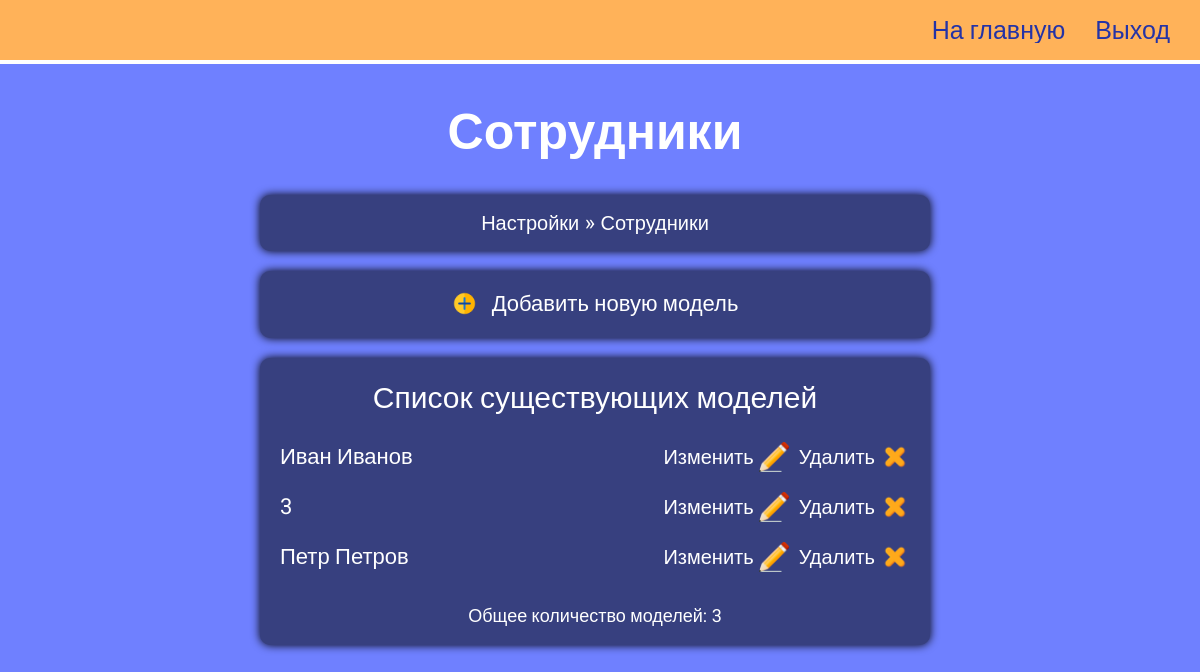
The page /XujpR4pC/change-employee/ (signed in) on the database as committed earlier.
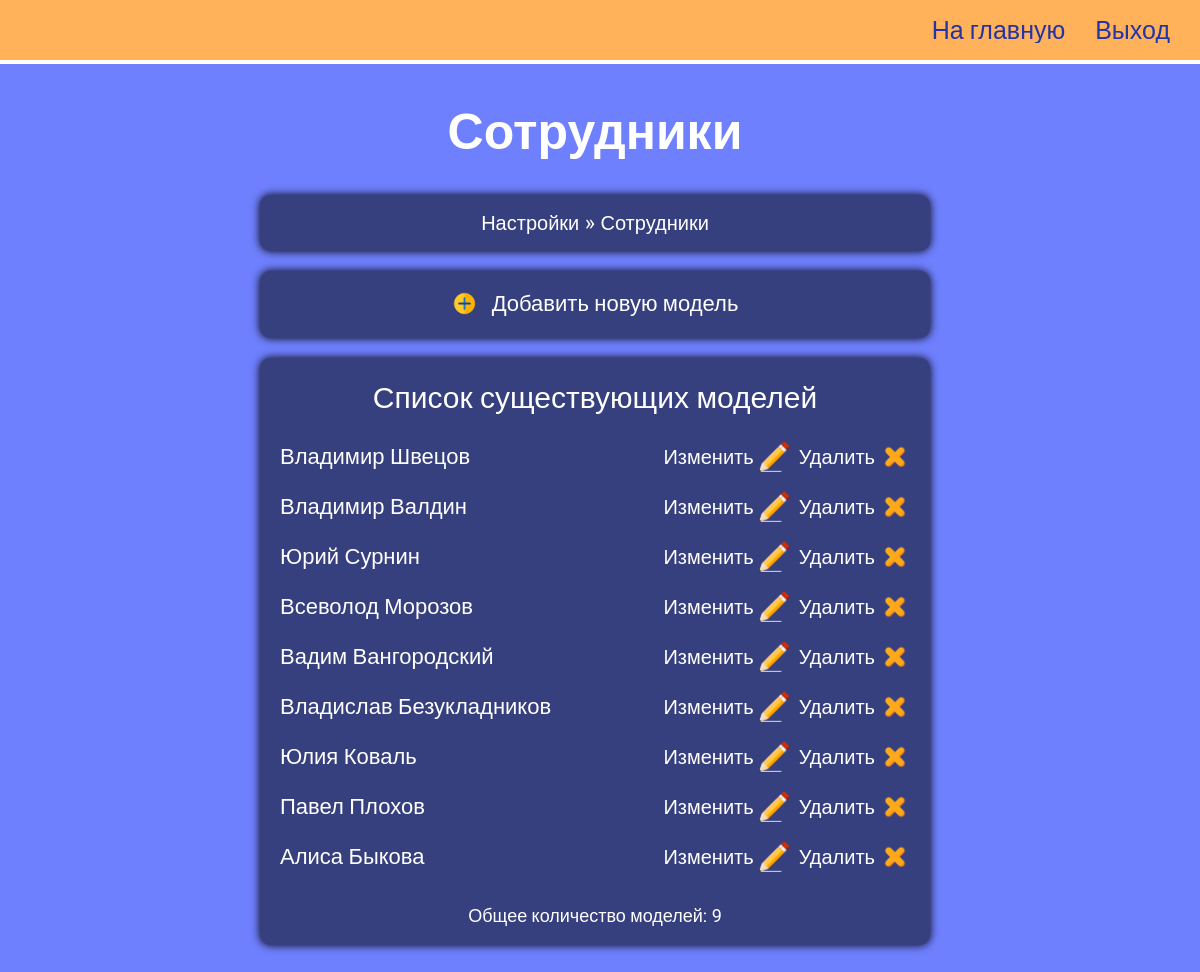
The same page on the database as committed later.
### simetra_app/models.py (models this page shows, shortened)
class Employee(models.Model):
    def get_upload_path(self, filename):
        return Path('main_page/employees', get_uuid4_filename(filename))
    name = models.CharField(max_length=100)
    position = models.CharField(max_length=200)
    image = models.ImageField(
        default='main_page/employees/default-avatar.jpg',
        upload_to=get_upload_path,
    )

### simetra_app/views.py (the view)
@login_required(login_url='simetra_app:staff-login')
def change_employee_model(request):
    context = get_context_to_change_model(Employee)
    context['heading'] = 'Сотрудники'
    context['object_name'] = 'employee'
    context = update_context_for_customization_pages_navbar(request, context)
    return render(request, 'simetra_app/change-model.html', context)

### simetra_app/views.py (called while the page is built)
def get_context_to_change_model(Object):
    context = {
        'list_of_objects': Object.objects.all(),
        'number_of_objects': Object.objects.all().count(),
    }
    is_object_city = ContentType.objects.get_for_model(Object) == \
                     ContentType.objects.get_for_model(City)
    if is_object_city:
        context["is_city"] = True
    return context

def update_context_for_customization_pages_navbar(request, context):
    def is_it_update_page(url_ancestors_name_list):
        return url_ancestors_name_list[-2][:7] == 'update-'
    url_ancestors_name_list = request.path.split('/')[1:-1]
    url_ancestors_name_list[0] = 'customization'
    if is_it_update_page(url_ancestors_name_list):
        context['update_model'] = url_ancestors_name_list[-2]
        context['model_id'] = url_ancestors_name_list[-1]
        context['is_this_update_page'] = True
        del (url_ancestors_name_list[-2])
        del (url_ancestors_name_list[-1])
    context['url_ancestors_name_list'] = url_ancestors_name_list
    return context

### simetra_app/templates/simetra_app/change-model.html (shortened to what this page needs)
{% load static %}
<!DOCTYPE html>
<html lang="ru">
<head>
  <link rel="stylesheet" href="{% static 'simetra_app/customization_page/change-model/styles/style.css' %}" />
  <link rel="stylesheet" href="{% static 'simetra_app/customization_page/common-static/styles/style.css' %}" />
</head>
<body>
  <div class="wrapper">
    <header class="header">
      <div class="header__container">
        <nav class="header__menu menu">
          <ul class="menu__list">
            <li class="menu__item">
              <a href="{% url 'simetra_app:customization' %}" class="menu__link _link">На главную</a>
            </li>
            <li class="menu__item">
              <a href="{% url 'simetra_app:staff-logout' %}" class="menu__link _link">Выход</a>
            </li>
          </ul>
        </nav>
      </div>
    </header>
    <main class="page">
      <section class="page__home home">
        <div class="home__container _center-block">
          <h1 class="home__title _center-text">{{ heading }}</h1>
          <div class="home__navbar _center-text">
            {% include 'simetra_app/customization-navbar.html' %}
          </div>
          {% with 'simetra_app:create-'|add:object_name as creation_link %}
            <p class="_center-text"><a class="home__add _link" href="{% url creation_link %}">Добавить новую модель</a></p>
          {% endwith %}
          <div class="home__block">
            <h2 class="home__caption _center-text">Список существующих моделей</h2>
            <ul>
              {% for object in list_of_objects %}
                <li class="home__item">
                  {% if is_city %}
                    <span name="city-name">{{ object.russian_name }}</span>
                  {% else %}
                    {{ object.name }}
                  {% endif %}
                  <div class="home__options">
                    {% with 'simetra_app:update-'|add:object_name as updating_link %}
                      <a class="home__change _link" href="{% url updating_link object.id %}">
                        <span>Изменить</span>
                        <img class="home__option-image" src="{% static 'simetra_app/customization_page/change-model/assets/img/change.png' %}">
                      </a>
                    {% endwith %}
                    {% with 'simetra_app:delete-'|add:object_name as deleting_link %}
                      <a class="home__delete _link" href="{% url deleting_link object.id %}">
                        <span>Удалить</span>
                        <img class="home__option-image" src="{% static 'simetra_app/customization_page/change-model/assets/img/delete.png' %}">
                      </a>
                    {% endwith %}
                  </div>
                </li>
              {% endfor %}
            </ul>
            <p class="_center-text">Общее количество моделей: {{ number_of_objects }}</p>
          </div>
      </section>
    </main>
  </div>
</body>
</html>

### simetra_app/templates/simetra_app/customization-navbar.html (shortened to what this page needs)
{% load static %}
<link rel="stylesheet" href="{% static 'simetra_app/customization_page/customization-navbar/styles/style.css' %}" />
<ul>
  {% for ancestor in url_ancestors_name_list %}
    {% with 'simetra_app:'|add:ancestor as ancestor_url %}
      <li>
        <a href="{% url ancestor_url %}">
          <span class="_link" name="navbar-element-name">{{ ancestor }}</span>
        </a>
      </li>
      <span name="quotation-mark">»</span>
    {% endwith %}
  {% endfor%}
</ul>

### simetra_app/static/simetra_app/customization_page/change-model/styles/style.css (style rules this page uses)
* { padding: 0; margin: 0; border: 0; }
*, *:before, *:after { -webkit-box-sizing: border-box; box-sizing: border-box; }
nav, footer, header, aside { display: block; }
html, body { height: 100%; width: 100%; font-size: 100%; line-height: 1; font-size: 14px; -ms-text-size-adjust: 100%; -moz-text-size-adjust: 100%; -webkit-text-size-adjust: 100%; }
a, a:visited { text-decoration: none; }
ul li { list-style: none; }
img { vertical-align: top; }
h1, h2, h3, h4, h5, h6 { font-size: inherit; font-weight: 400; }
body { font-family: "Roboto", sans-serif; font-size: 18px; background-color: #6f80ff; }
.wrapper { min-height: 100%; overflow: hidden; display: -webkit-box; display: -ms-flexbox; display: flex; -webkit-box-orient: vertical; -webkit-box-direction: normal; -ms-flex-direction: column; flex-direction: column; }
._link { display: block; color: #ffffff; font-size: 20px; -webkit-transition: 0.5s; transition: 0.5s; }
._center-block { margin-left: auto; margin-right: auto; }
._center-text { text-align: center; }
.header { position: absolute; border-bottom: 4px solid white; background-color: #ffb259; width: 100%; left: 0; top: 0; z-index: 10; }
.header__container { max-width: 1400px; margin: 0px auto; padding: 0px 10px; display: -webkit-box; display: -ms-flexbox; display: flex; min-height: 60px; -webkit-box-align: center; -ms-flex-align: center; align-items: center; -webkit-box-pack: justify; -ms-flex-pack: justify; justify-content: space-between; }
.menu { width: 100%; }
.menu__list { display: -webkit-box; display: -ms-flexbox; display: flex; -ms-flex-wrap: wrap; flex-wrap: wrap; -webkit-box-pack: end; -ms-flex-pack: end; justify-content: flex-end; padding: 0px 20px; gap: 20px 30px; }
.menu__link { font-size: 25px; color: #2433a6; -webkit-transition: 0.3s; transition: 0.3s; }
.page { -webkit-box-flex: 1; -ms-flex: 1 1 auto; flex: 1 1 auto; }
.home { color: #ffffff; padding: 100px 0px 0px 0px; }
.home__container { padding: 0px 10px 0px 0px; max-width: 680px; }
.home__title { font-weight: bold; font-size: 50px; line-height: 130%; margin-bottom: 30px; }
.home__navbar { font-size: 22px; line-height: 120%; margin-bottom: 20px; border-radius: 10px; -webkit-box-shadow: 0px 0px 10px 0px black; box-shadow: 0px 0px 10px 0px black; padding: 15px 15px; background-color: #37407f; }
.home__add { font-size: 22px; line-height: 120%; margin-bottom: 20px; border-radius: 10px; -webkit-box-shadow: 0px 0px 10px 0px black; box-shadow: 0px 0px 10px 0px black; padding: 20px 15px; background-color: #37407f; }
.home__add::before { content: ""; background: url("../assets/img/add.png") no-repeat; font-size: 22px; padding-left: 40px; background-size: contain; }
.home__caption { font-size: 30px; margin-bottom: 20px; line-height: 130%; }
.home__block { padding: 10px 0px; border-radius: 10px; -webkit-box-shadow: 0px 0px 10px 0px black; box-shadow: 0px 0px 10px 0px black; padding: 20px 15px; margin-bottom: 30px; background-color: #37407f; }
.home__item { margin-bottom: 10px; display: -webkit-box; display: -ms-flexbox; display: flex; font-size: 22px; -webkit-box-pack: justify; -ms-flex-pack: justify; justify-content: space-between; -webkit-box-align: center; -ms-flex-align: center; align-items: center; -ms-flex-wrap: wrap; flex-wrap: wrap; gap: 10px 40px; padding: 5px; border-radius: 5px; }
.home__item:last-child { margin-bottom: 30px; }
.home__options { display: -webkit-box; display: -ms-flexbox; display: flex; -webkit-box-align: center; -ms-flex-align: center; align-items: center; gap: 10px 10px; }
.home__change, .home__delete { display: -webkit-box; display: -ms-flexbox; display: flex; -webkit-box-align: center; -ms-flex-align: center; align-items: center; gap: 0px 5px; }
.home__option-image { width: 30px; }

### simetra_app/static/simetra_app/customization_page/common-static/styles/style.css (style rules this page uses)
._center-block { margin-left: auto; margin-right: auto; }
._center-text { text-align: center; }

### simetra_app/static/simetra_app/customization_page/customization-navbar/styles/style.css (style rules this page uses)
a { color: white; }
ul { overflow: hidden; }
li { display: inline-block; }

Rows that differ between the two databases and show on the page:
removed Employee: name "Иван Иванов"
removed Employee: name "3"
removed Employee: name "Петр Петров"
added Employee: name "Владимир Швецов"
added Employee: name "Владимир Валдин"
added Employee: name "Юрий Сурнин"
added Employee: name "Всеволод Морозов"
added Employee: name "Вадим Вангородский"
added Employee: name "Владислав Безукладников"
added Employee: name "Юлия Коваль"
added Employee: name "Павел Плохов"
added Employee: name "Алиса Быкова"
Other text that changed with them:
{{ number_of_objects }}: "3" → "9"
